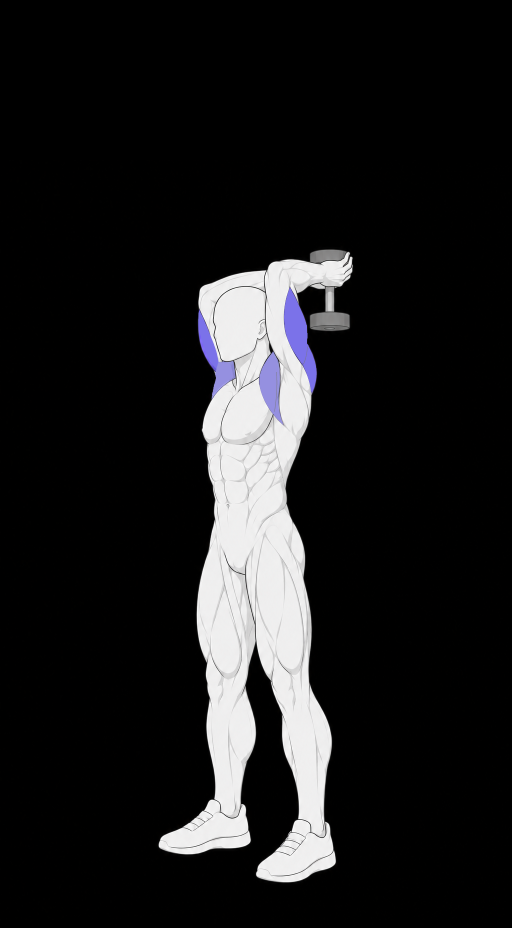
#> input picture docs/exercise-art/sources/overhead-extension/2026-10-15/originals/4-standing-master-v1.png, 1024 x 1856 px, found by its file name (shown at 1/2 size)
$ python inspect_pair.py
#> lines starting #> are read from the running program, lines starting #| are printed output that depends on the picture; after the words box and inside, x2 and y2 are one past the last pixel; in counts of white or black regions, pixels touching at a corner belong together
"""One retained-pair diagnostic; integer whole-frame placement only."""
from pathlib import Path
import hashlib
import json
import numpy as np
from PIL import Image, ImageDraw

HERE = Path(__file__).resolve().parent
SOURCE = HERE.parent
bottom_path = SOURCE / "4-standing-master-v1.png"
top_path = SOURCE / "1-standing-top-format-v1.png"
bottom = Image.open(bottom_path).convert("RGB")
top = Image.open(top_path).convert("RGB")
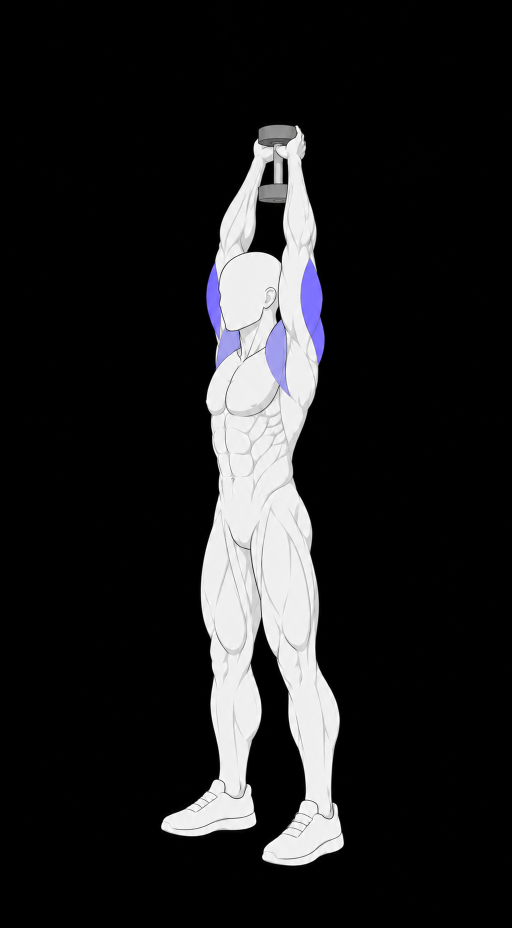
#> input picture docs/exercise-art/sources/overhead-extension/2026-10-15/originals/1-standing-top-format-v1.png, 1024 x 1856 px, found by its file name (shown at 1/2 size)
assert top.size == bottom.size == (1024, 1856)
a, b = np.asarray(bottom), np.asarray(top)
# Use the entire unchanged lower-body silhouette, not individual limb fits.
aa, bb = (a.max(axis=2) > 100).astype(float), (b.max(axis=2) > 100).astype(float)
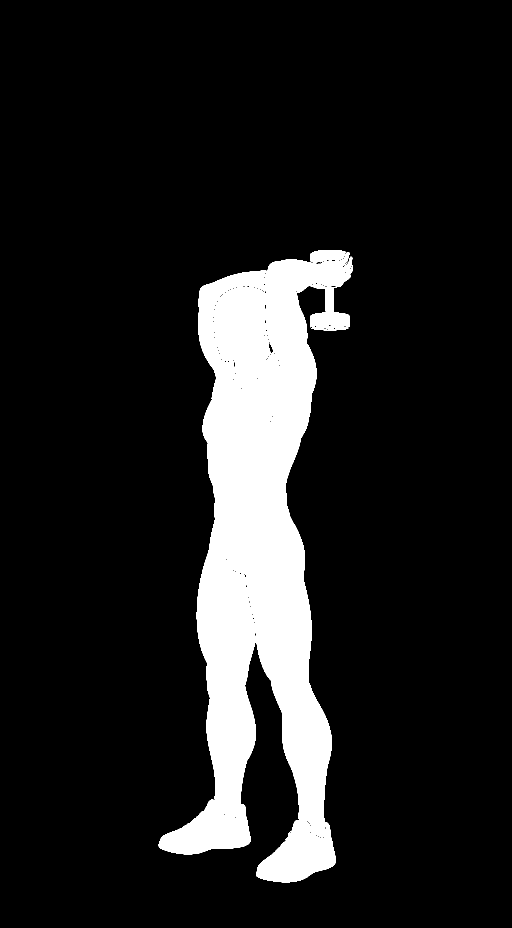
#> aa: shape (1856, 1024) float64 (shown at 1/2 size); values 0 (black) and 1 (white), 12.3% white; 8 white regions (3 under 20 px), largest, box (x1, y1, x2, y2) and area: (317, 504, 706, 1765) 228904, (621, 625, 699, 655) 1976, (621, 500, 693, 525) 1395, (651, 573, 668, 623) 834, (622, 652, 697, 661) 472
#> bb: shape (1856, 1024) float64; values 0 (black) and 1 (white), 13.5% white; 10 white regions (6 under 20 px), largest, box (x1, y1, x2, y2) and area: (322, 250, 688, 1731) 255148, (518, 369, 575, 405) 1769, (519, 280, 547, 291) 85, (544, 284, 565, 287) 41
aa[:900] = 0
#> aa: shape (1856, 1024) float64; values 0 (black) and 1 (white), 8% white; 1 white region, box (x1, y1, x2, y2) and area: (317, 900, 672, 1765) 151425
bb[:900] = 0
#> bb: shape (1856, 1024) float64; values 0 (black) and 1 (white), 7.9% white; 1 white region, box (x1, y1, x2, y2) and area: (322, 900, 688, 1731) 149570
correlation = np.fft.irfft2(np.fft.rfft2(aa) * np.conj(np.fft.rfft2(bb)), s=aa.shape)
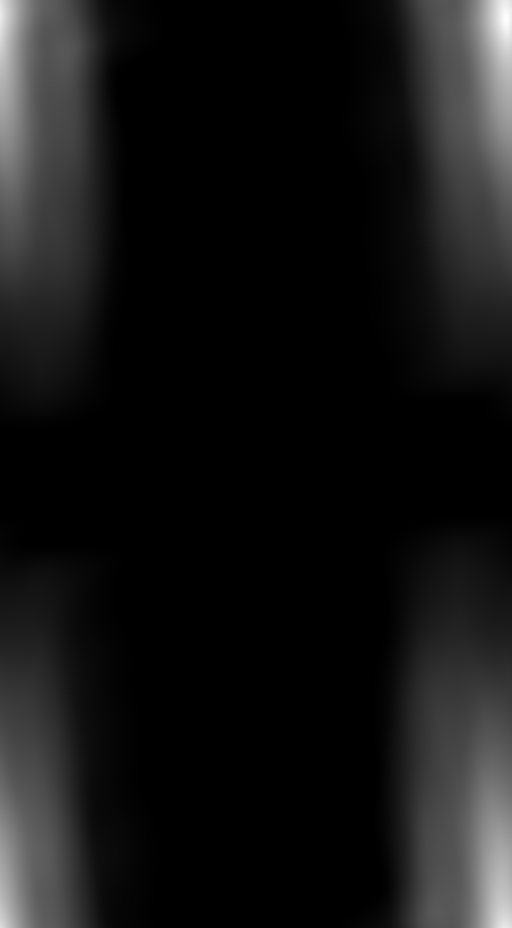
#> correlation: shape (1856, 1024) float64 (shown at 1/2 size); min -4.37e-11, max 142374, mean 11916.9; drawn with min black and max white
candidates = [(float(correlation[dy % 1856, dx % 1024]), dx, dy)
              for dy in range(-100, 101) for dx in range(-50, 51)]
#> candidates = 20301 items
score, dx, dy = max(candidates)
#> score = 142374; dx = -13; dy = 37
placed = Image.new("RGB", top.size, "black")
#> placed: PIL image 1024x1856 RGB; every value is 0
placed.paste(top, (dx, dy))
mask = b.max(axis=2) > 14
#> mask: shape (1856, 1024) bool; 13.9% white; 8 white regions (7 under 20 px), largest, box (x1, y1, x2, y2) and area: (322, 249, 688, 1732) 263823
ys, xs = np.where(mask)
bounds = [int(xs.min()), int(ys.min()), int(xs.max()) + 1, int(ys.max()) + 1]
#> bounds = [322, 249, 688, 1732]
assert bounds[0] + dx >= 0 and bounds[1] + dy >= 0
assert bounds[2] + dx <= 1024 and bounds[3] + dy <= 1856
out = np.asarray(placed)
sx0, sy0, sx1, sy1 = max(0,-dx), max(0,-dy), min(1024,1024-dx), min(1856,1856-dy)
#> sx0 = 13; sy0 = 0; sx1 = 1024; sy1 = 1819
assert np.array_equal(out[sy0+dy:sy1+dy,sx0+dx:sx1+dx], b[sy0:sy1,sx0:sx1])
placed.save(HERE / "top-whole-frame-placement.png")
comparison = Image.new("RGB", (2048,1856), "black")
#> comparison: PIL image 2048x1856 RGB; every value is 0
comparison.paste(bottom, (0,0))
comparison.paste(placed, (1024,0))
comparison.save(HERE / "intact-pair-comparison.png")
arm_box = (360,400,720,900)
arm_grid = placed.crop(arm_box)
draw = ImageDraw.Draw(arm_grid)
for x in range(400,701,50):
    draw.line([(x-360,0),(x-360,499)],fill=(0,95,65))
    draw.text((x-358,2),str(x),fill=(0,220,160))
for y in range(400,901,50):
    draw.line([(0,y-400),(359,y-400)],fill=(0,95,65))
    draw.text((2,y-398),str(y),fill=(0,220,160))
arm_grid.save(HERE/"top-arms-coordinate-grid-diagnostic.png")
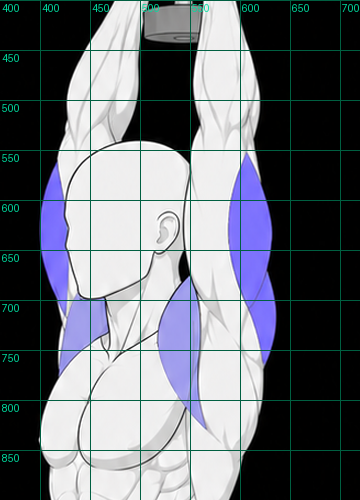
#> saved as top-arms-coordinate-grid-diagnostic.png: PIL image 360x500 RGB; mean R, G, B 106.5, 110.3, 117.7
regions = {"head": [405,550,560,740], "torso": [390,810,640,1090],
           "both-shoes": [285,1570,720,1800], "lower-body": [285,1080,720,1800]}
observations = {}
for name, box in regions.items():
    x0,y0,x1,y1 = box
    ma = a[y0:y1,x0:x1].max(axis=2)>100
    mb = out[y0:y1,x0:x1].max(axis=2)>100
    observations[name] = {"region":box, "silhouetteIoU":float((ma&mb).sum()/max(1,(ma|mb).sum()))}
    crop = Image.new("RGB", ((x1-x0)*2,y1-y0), "black")
    crop.paste(bottom.crop(box),(0,0))
    crop.paste(placed.crop(box),(x1-x0,0))
    crop.save(HERE / (name + "-native-comparison.png"))
#> this loop made 4 passes
#> pass 1, `mb = out[y0:y1,x0:x1].max(axis=2)>100`:
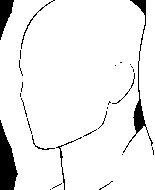
#> mb: shape (190, 155) bool; 93.2% white; 27 black regions (19 under 20 px), largest, box (x1, y1, x2, y2) and area: (0, 120, 18, 190) 777, (123, 0, 153, 153) 507, (0, 0, 14, 40) 311
#> pass 1, `crop.save(HERE / (name + "-native-comparison.png"))`:
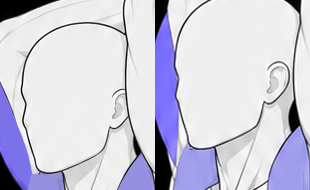
#> saved as head-native-comparison.png: PIL image 310x190 RGB; mean R, G, B 205.3, 203.8, 219.6
#> after the loop:
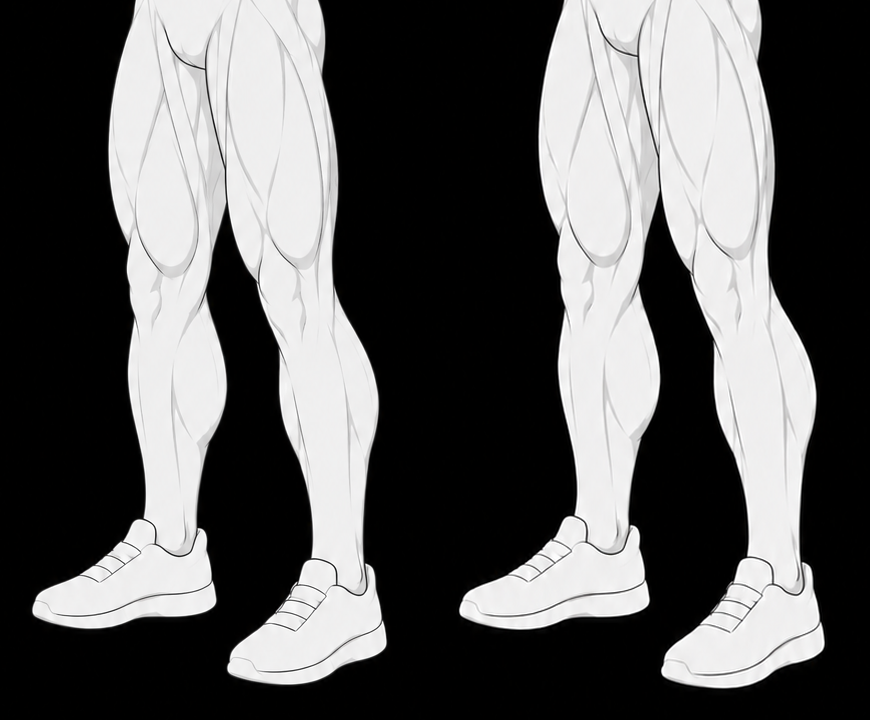
#> crop: PIL image 870x720 RGB; mean R, G, B 93.4, 93.1, 93.1
#> after the loop, observations = 4 items
def sha(path): return hashlib.sha256(path.read_bytes()).hexdigest()
report = {"scope":"Diagnostic, not artwork acceptance or strict certification", "sources":
          {p.name:sha(p) for p in [bottom_path,top_path]}, "canvas":list(top.size),
          "wholeFrameTranslation":[dx,dy], "rescale":False, "anatomicalWarpOrGraft":False,
          "sourcePixelsCopiedExactly":True,"foregroundAbove14Clipped":False,
          "placementBasis":"One integer translation maximizing the complete lower-body silhouette overlap",
          "regions":observations, "outputSha256":sha(HERE/"top-whole-frame-placement.png")}
(HERE/"placement-diagnostic.json").write_text(json.dumps(report,indent=2)+"\n",encoding="utf8")
print(json.dumps(report,indent=2))
#> (printed output is left out)
